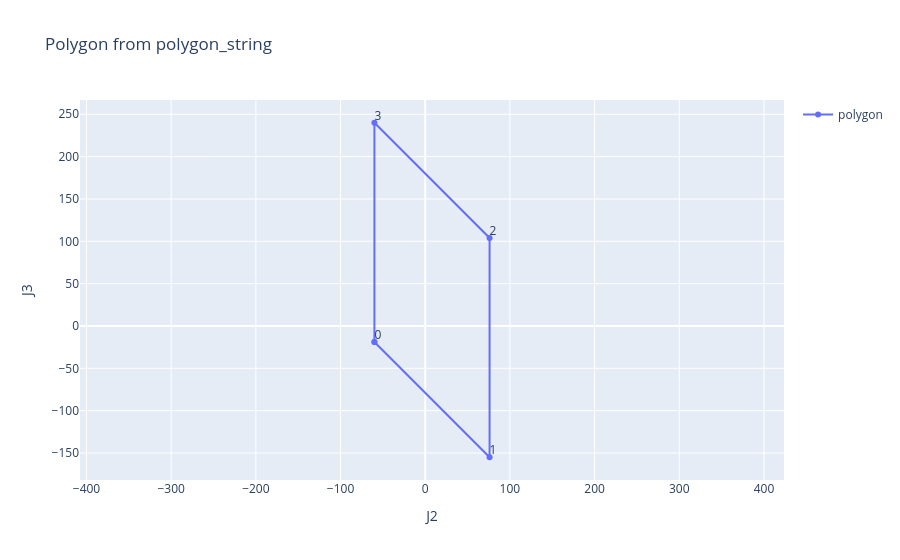

Write notebook code for a chart like this one.
### Code cell
graph_polygon_string(region.polygon_string).show()

### Figure 1 — Plotly figure (JSON) as saved in the notebook; plotly's stock layout.template omitted (floating-point values rounded to 4 significant figures)
{"data": [{"mode": "lines+markers", "name": "polygon", "type": "scatter", "x": [-60, 76, 76, -60, -60], "y": [-19, -155, 104, 240, -19]}, {"mode": "text", "showlegend": false, "text": ["0", "1", "2", "3"], "textposition": "top right", "type": "scatter", "x": [-60, 76, 76, -60], "y": [-19, -155, 104, 240]}], "layout": {"title": {"text": "Polygon from polygon_string"}, "xaxis": {"scaleanchor": "y", "scaleratio": 1, "title": {"text": "J2"}}, "yaxis": {"title": {"text": "J3"}}}}
